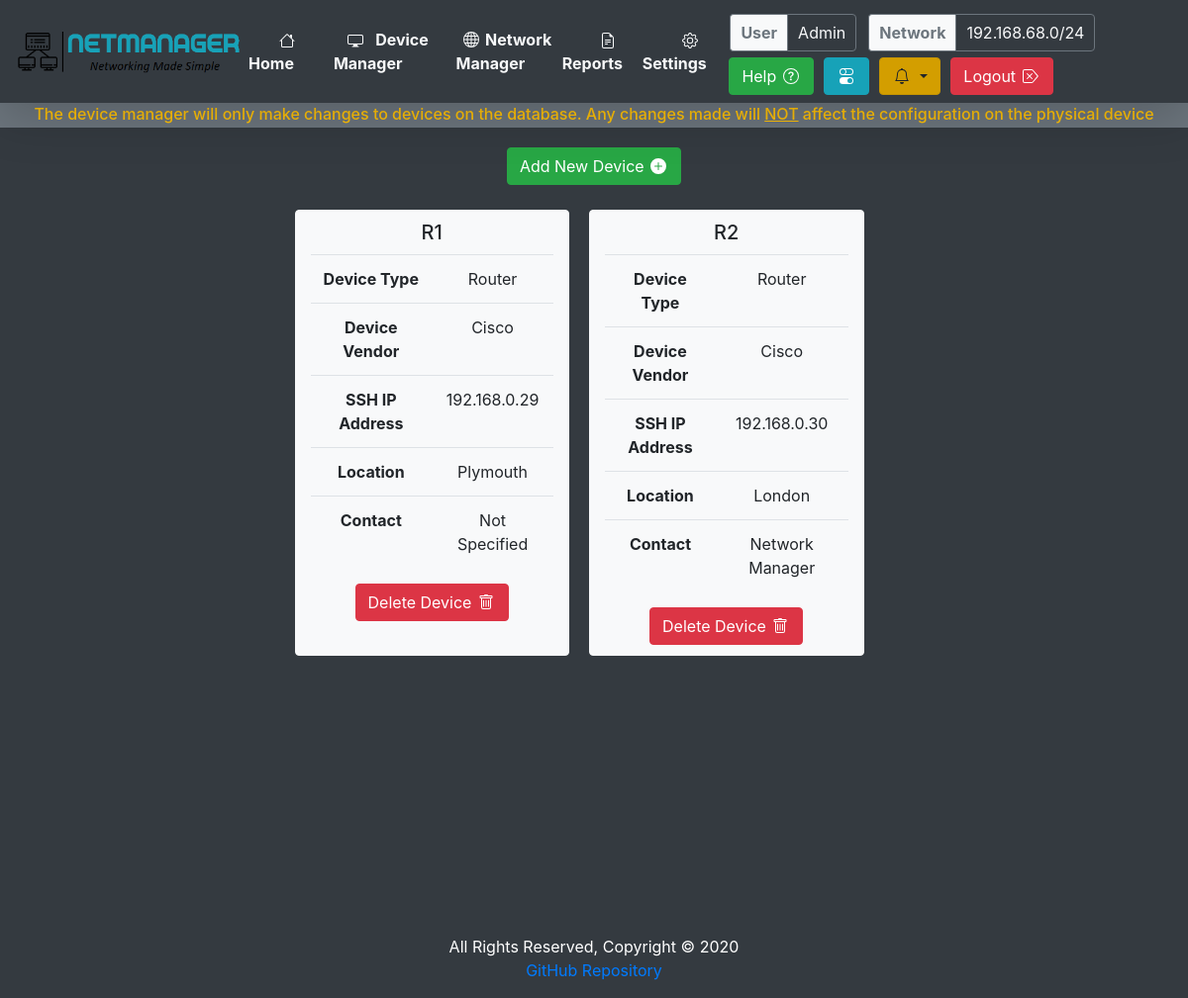
/device-manager/ (signed in), run on the app's committed database.
### device/models.py (models this page shows, shortened)
class Device(models.Model):
    device = models.CharField(primary_key=True, max_length=250, null=False)
    deviceType = models.CharField(max_length=250, null=False)
    host = models.CharField(max_length=250, null=False)
    vendor = models.CharField(max_length=250, null=False)
    location = models.CharField(max_length=250, default='Not Specified')
    contact = models.CharField(max_length=250, default='Not Specified')
    status = models.BooleanField(default=False, editable=False)

### devicemanager/views.py (the view)
# urls.py: path('', views.device_manager, name='device_manager'),
@login_required
def device_manager(PageRequest):
    all_devices = Device.objects.all()
    args = {'all_devices': all_devices, 'range': range(5)}
    return render(PageRequest, 'manager.html', args)

### templates/manager.html (shortened to what this page needs)
{% include "header.html" %}
<body class="bg-dark text-center">
{% load static %}
{% include "navbar.html" %}
<div class="info-bar bg-secondary">
    <h6 class="text-warning">The device manager will only make changes to devices on the database. Any changes made will
        <u>NOT</u> affect the configuration on the physical device</h6>
</div>
<main class="main container-fluid bg-dark">
    <div class="container-fluid main-div">
        <button type="button" class="btn btn-success btn-add"
                title="Add Device" data-toggle="modal"
                data-target="#AddModal">Add New Device
            <svg xmlns="http://www.w3.org/2000/svg" width="16" height="16" fill="currentColor"
                 class="bi bi-plus-circle-fill btn-icon" viewBox="0 0 16 16">
                <path d="M16 8A8 8 0 1 1 0 8a8 8 0 0 1 16 0zM8.5 4.5a.5.5 0 0 0-1 0v3h-3a.5.5 0 0 0 0 1h3v3a.5.5 0 0 0 1 0v-3h3a.5.5 0 0 0 0-1h-3v-3z"></path>
            </svg>
        </button>
        <div class="row bg-dark device-row text-center col-sm-12 justify-content-center">
            {% for device in all_devices %}
                <div class="bg-light border border-light rounded device col-sm-3">
                    <h3 class="title text-center">{{ device.device }}</h3>
                    <table class="table">
                        <tbody>
                        <tr>
                            <td><b>Device Type</b></td>
                            <td>{{ device.deviceType }}</td>
                        </tr>
                        <tr>
                            <td><b>Device Vendor</b></td>
                            <td>{{ device.vendor }}</td>
                        </tr>
                        <tr>
                            <td><b>SSH IP Address</b></td>
                            <td>{{ device.host }}</td>
                        </tr>
                        <tr>
                            <td><b>Location</b></td>
                            <td>{{ device.location }}</td>
                        </tr>
                        <tr>
                            <td><b>Contact</b></td>
                            <td>{{ device.contact }}</td>
                        </tr>
                        </tbody>
                    </table>
                    <button type="button" class="btn btn-danger btn-delete"
                            title="Delete Device" data-toggle="modal"
                            data-target="#DeleteModal" id={{ device.device }} onclick="getID(this.id)">Delete Device
                    </button>
                </div>
            {% endfor %}
        </div>
    </div>
</main>
{% include "footer.html" %}
</body>
</html>

### templates/navbar.html (shortened to what this page needs)
{% load static %}
<nav class="navbar navbar-expand-lg navbar-light bg-dark navbar border-dark shadow-lg">
    <img src="{% static 'images/logo-dark.png' %}" alt="NetManager" style="width:230px;height:50px;">
    <div class="collapse navbar-collapse" id="navbarSupportedContent">
        <ul class="navbar-nav mr-auto">
            <li class="nav-item active">
                <a class="p-2 text-light nav-icon" href="{% url 'index' %}">
                    <b>Home</b><span class="sr-only">(current)</span></a>
            </li>
            <li class="nav-item">
                <a class="p-2 text-light nav-icon" href="{% url 'device_manager' %}">
                    <b>Device Manager</b></a>
            </li>
            <li class="nav-item">
                <a class="p-2 text-light nav-icon" href="#">
                    <b>Network Manager</b></a>
            </li>
            <li class="nav-item">
                <a class="p-2 text-light nav-icon" href="#">
                    <b>Reports</b></a>
            </li>
            <li class="nav-item">
                <a class="p-2 text-light nav-icon" href="#">
                    <b>Settings</b></a>
            </li>
        </ul>
        <form class="form-inline my-2 my-lg-0">
            <div class="form-inline nav-info">
                <div class="info bg-light text-secondary border border-secondary border-right-0 rounded-left">
                    <b>User</b>
                </div>
                <div class="info text-light border border-secondary rounded-right">
                    {% if user.is_authenticated %}
                        {{ user.get_username }}
                    {% endif %}
                </div>
            </div>
            <div class="form-inline nav-info">
                <div class="info bg-light text-secondary border border-secondary border-right-0 rounded-left">
                    <b>Network</b>
                </div>
                <div class="info text-light border border-secondary rounded-right">
                    192.168.68.0/24
                </div>
            </div>
            <a class="btn btn-success my-2 my-sm-0 nav-btn" href="{% url 'help' %}" type="submit"
               title="Help">Help
            </a>
            <button class="btn btn-info my-2 my-sm-0 nav-btn" type="submit"
                    title="Light/Dark Mode">
            </button>
            <div class="dropdown show drop">
                <a class="btn btn-warning dropdown-toggle nav-btn" href="#" role="button" id="dropdownMenuLink"
                   data-toggle="dropdown" aria-haspopup="true" aria-expanded="false" title="Notifications">
                </a>
            </div>
            <button class="btn btn-danger my-2 my-sm-0 nav-btn" type="button" data-toggle="modal" data-target="#logout"
                    title="Logout">
                Logout
            </button>
        </form>
    </div>
</nav>

### static/css/style.css (style rules this page uses)
.main-div { min-height: 800px; border-style: hidden; border-width: 5px; }
.nav-info { padding: 6px; cursor: pointer; }
.info { padding: 6px 10px; }
.nav-btn { margin-left: 5px; margin-right: 5px; }
.nav-icon { margin-left: 8px; margin-right: 8px; margin-bottom: 2px; }
.btn-icon { margin-left: 2px; margin-right: 2px; margin-bottom: 3px; }
.title { font-size: 20px; margin-top: 10px; margin-bottom: 10px; }
.device-row { min-width: 250px; padding-top: 10px; }
.device { margin: 10px; width: 425px; }
.btn-delete { margin-bottom: 10px; }
.btn-add { margin-top: 20px; margin-bottom: 5px; }
.info-bar { height: 25px; width: 100%; padding: 2px; }

### data on the page
Device: device "R1", deviceType "Router", vendor "Cisco", host "192.168.0.29", location "Plymouth", contact "Not Specified"
Device: device "R2", deviceType "Router", vendor "Cisco", host "192.168.0.30", location "London", contact "Network Manager"

### other printed values
{{ user.get_username }} "Admin"
